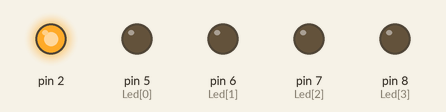
Simulated run of this sketch. Board: Arduino Uno, built with avr-gcc and run on an emulated ATmega328P. Parts: output pins drawn as LEDs (lit = HIGH).

Above: at 0.2 s.
At 1.2 s:
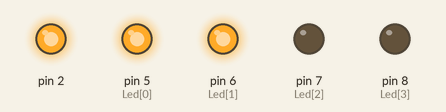
At 1.7 s:
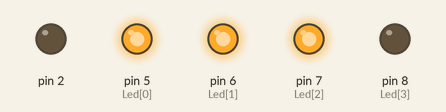
At 2.2 s:
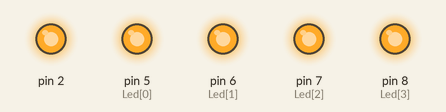
At 3.2 s:
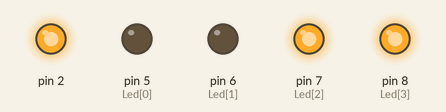
At 4.7 s:
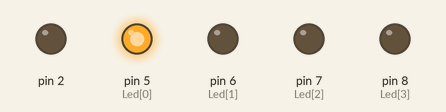
Timing chart, 0 to 5.2 s (numbered marks = the images above):
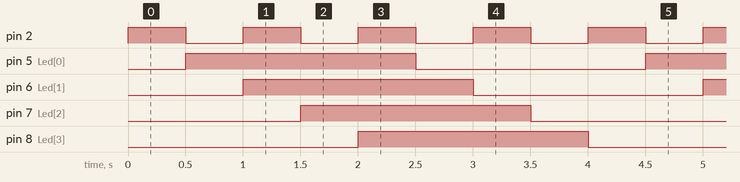

The sketch:

Lab1_2_Example3.ino
```cpp
#include <MsTimer2.h>

int Led[4] = {5, 6, 7, 8};

void LedControl(){
  static int counter = 0;
  static byte output = HIGH;

  digitalWrite(Led[counter++], output);
  if(counter > 3){
    counter = 0;
    output = !output;
    }
  }

void setup() {
  // put your setup code here, to run once:
  int i;
  for(i = 0; i < 4; i++)
    pinMode(Led[i], OUTPUT);
  pinMode(2, OUTPUT);
  MsTimer2::set(500, LedControl);
  MsTimer2::start();
}

void loop() {
  // put your main code here, to run repeatedly:
  digitalWrite(2, HIGH);
  delay(500);
  digitalWrite(2, LOW);
  delay(500);
}
```

Measured:
- by itself, pin 2: alternates HIGH for 0.50 s and LOW for 0.50 s
- by itself, pin 5 (Led[0]), pin 6 (Led[1]), pin 7 (Led[2]), pin 8 (Led[3]): alternates HIGH for 2.0 s and LOW for 2.0 s
- by itself, everything shown: repeats every 4.0 s, in 12 steps
